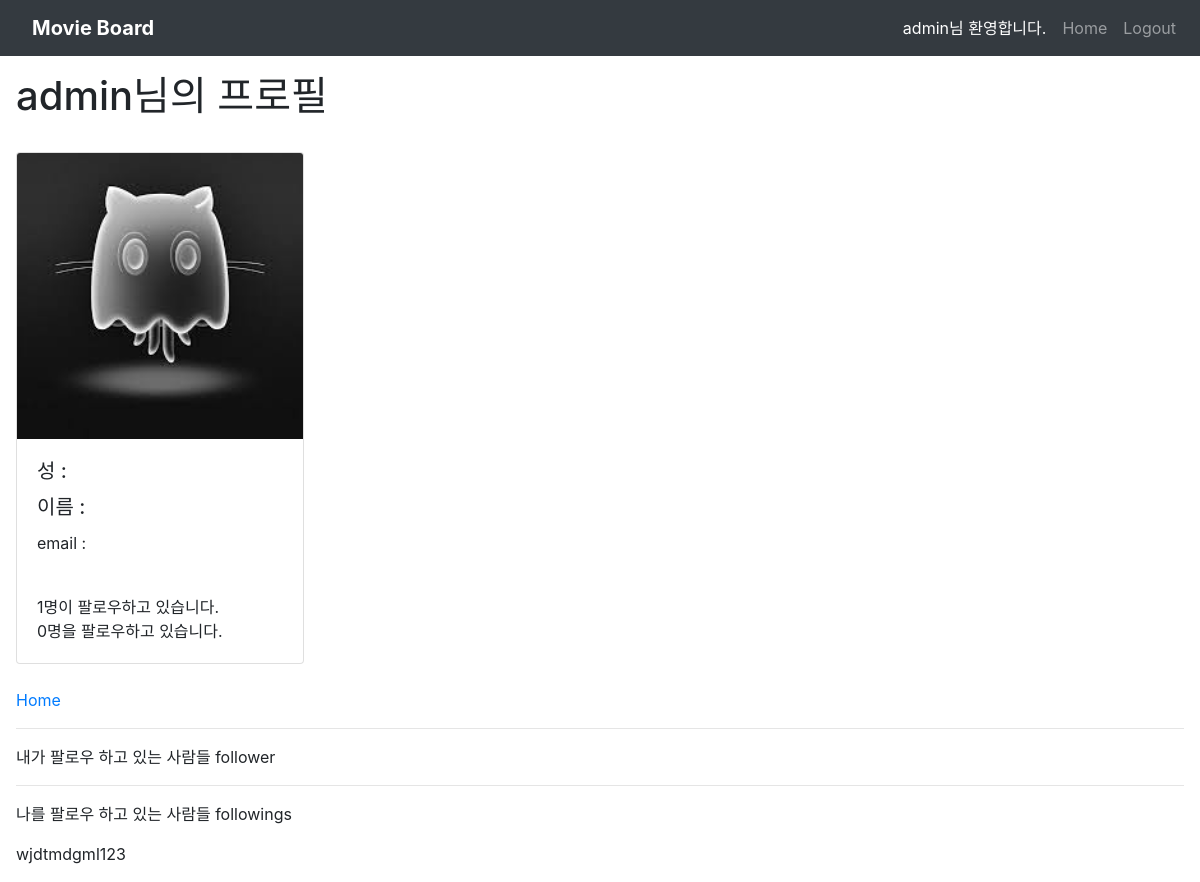
The app's page /accounts/admin/ (signed in) with its own data.
### accounts/models.py (models this page shows)
class User(AbstractUser):
    image = models.ImageField(blank=True)
    followers = models.ManyToManyField(
        settings.AUTH_USER_MODEL,
        related_name='followings'
        )

### accounts/views.py (the view)
# urls.py: path('<str:username>/', views.profile, name='profile'),
@login_required
def profile(request, username):
    User = get_user_model()
    user = get_object_or_404(User, username=username )
    context={
        'person':user,
    }
    return render(request, 'accounts/profile.html', context)

### accounts/templates/accounts/profile.html (shortened to what this page needs)
{% extends 'base.html' %}
{% load static %}
{% block body %}
<h1>{{person.username}}님의 프로필</h1>
<br>
<div class="card" style="width: 18rem;">
    <img class="card-img-top" alt="Card image cap">
    <div class="card-body">
      <h5 class="card-title">성 : {{person.last_name}}</h5>
      <h5 class="card-title">이름 : {{person.first_name}}</h5>
      <p>email : {{person.email}}</p>
      <br>
      <p class="card-text">
          {{person.followings.count }}명이 팔로우하고 있습니다.
          <br>
        {{person.followers.count }}명을  팔로우하고 있습니다.
      </p>
    </div>
  </div>
  <br>
  <a class="text-decoration-none" href="{% url 'community:index' %}" >Home</a>
  <hr/>
  <p>내가 팔로우 하고 있는 사람들 follower</p>
  <hr/>
  <p>나를 팔로우 하고 있는 사람들 followings</p>
  {%for following in person.followings.all %}
  <p>{{following}}</p>
  {%endfor%}
{% endblock %}

### django_pjt4/templates/base.html (shortened to what this page needs)
<!DOCTYPE html>
<html lang="en">
<head>
    <link rel="stylesheet" href="https://stackpath.bootstrapcdn.com/bootstrap/4.4.1/css/bootstrap.min.css">
</head>
<body>
    <nav class="navbar navbar-expand-lg navbar-dark bg-dark">
  <a class="navbar-brand font-weight-bold mx-3" href="{% url 'community:index' %}">Movie Board</a>
  <div class="collapse navbar-collapse" id="navbarSupportedContent">
    <ul class="navbar-nav ml-auto">
    {% if request.user.is_authenticated %}
      <li class="nav-item active ">
        <a class="nav-link text-decoration-none" href="#">{{user.username}}님 환영합니다.</a>
      </li>
       <li class="nav-item">
        <a class="nav-link" href="{% url 'community:index' %}">Home</a>
      </li>
      <li class="nav-item">
        <a class="nav-link" href="{% url 'accounts:logout'%}">Logout</a>
      </li>
      {% endif %}
  </div>
</nav>
    <div class=m-3>
        {% block body %}
        {% endblock %}
    </div>
</body>
</html>

### records on screen
User: username "admin", followings.count "1", followers.count "0"
User: username "wjdtmdgml123"
